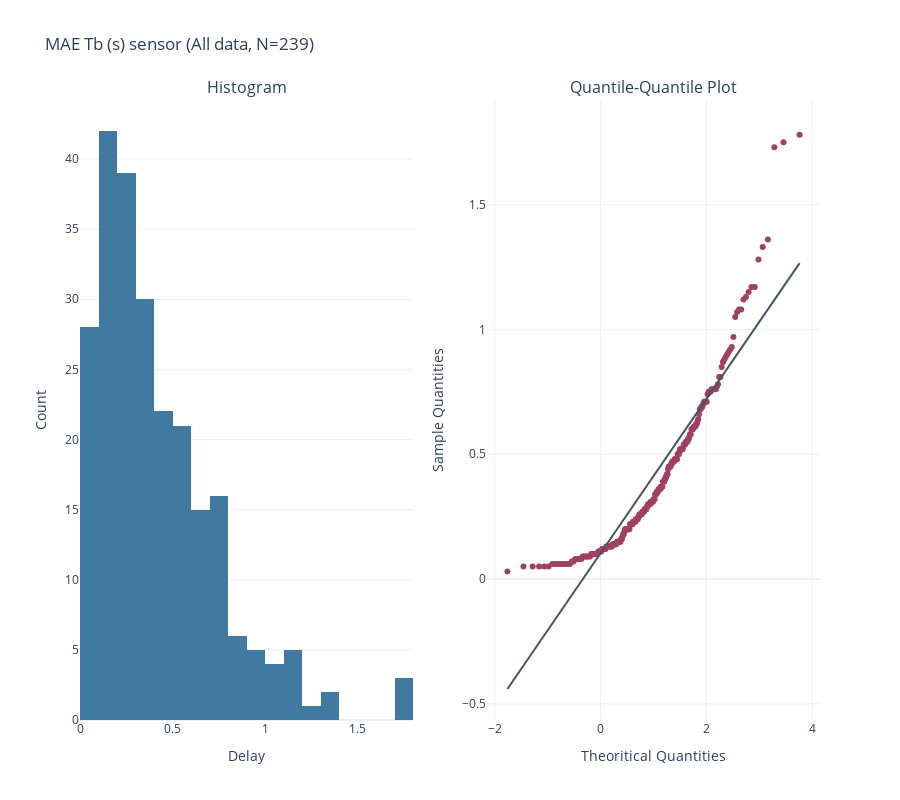
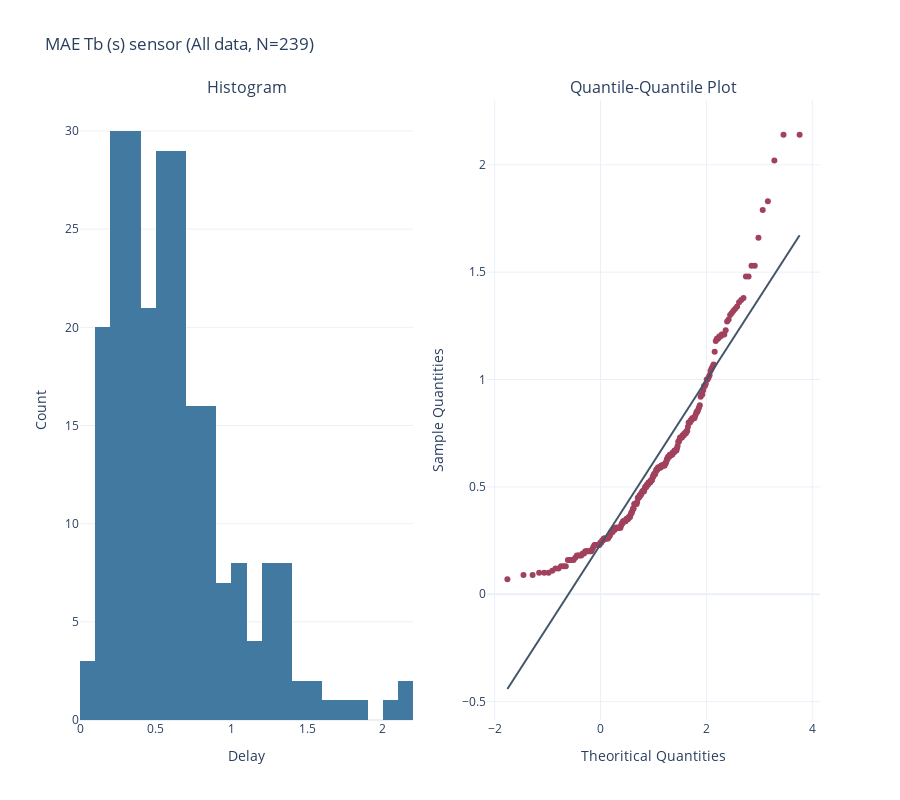

These figures' notebook cell, in order:
### Code cell
metric = "MAE Tb (s)"
normality_test(bp_mag[metric].str.split(" , ", expand=True).astype(float).iloc[:,0], sensor=metric, type="All data")
normality_test(bp_pzt[metric].str.split(" , ", expand=True).astype(float).iloc[:,0], sensor=metric, type="All data")

### Figure 1 — Plotly figure (JSON) as saved in the notebook; plotly's stock layout.template omitted (floating-point values rounded to 4 significant figures; data arrays with more than 128 entries replaced by an {"elided": "..."} marker saying what was removed)
{"data": [{"marker": {"color": "#4179A0"}, "type": "histogram", "x": {"elided": "239 float values"}, "xaxis": "x", "yaxis": "y"}, {"marker": {"color": "#A0415D"}, "mode": "markers", "type": "scatter", "x": {"elided": "239 float values"}, "xaxis": "x2", "y": {"elided": "239 float values"}, "yaxis": "y2"}, {"line": {"color": "#44546A"}, "mode": "lines", "type": "scatter", "x": [-1.759, 3.759], "xaxis": "x2", "y": [-0.4404, 1.266], "yaxis": "y2"}], "layout": {"annotations": [{"font": {"size": 16}, "showarrow": false, "text": "Histogram", "x": 0.225, "xanchor": "center", "xref": "paper", "y": 1, "yanchor": "bottom", "yref": "paper"}, {"font": {"size": 16}, "showarrow": false, "text": "Quantile-Quantile Plot", "x": 0.775, "xanchor": "center", "xref": "paper", "y": 1, "yanchor": "bottom", "yref": "paper"}], "height": 800, "showlegend": false, "title": {"text": "MAE Tb (s) sensor (All data, N=239)"}, "width": 900, "xaxis": {"anchor": "y", "domain": [0, 0.45], "title": {"text": "Delay"}, "zeroline": false}, "xaxis2": {"anchor": "y2", "domain": [0.55, 1], "title": {"text": "Theoritical Quantities"}, "zeroline": false}, "yaxis": {"anchor": "x", "domain": [0, 1], "title": {"text": "Count"}}, "yaxis2": {"anchor": "x2", "domain": [0, 1], "title": {"text": "Sample Quantities"}}}}

### Figure 2 — Plotly figure (JSON) as saved in the notebook; plotly's stock layout.template omitted (floating-point values rounded to 4 significant figures; data arrays with more than 128 entries replaced by an {"elided": "..."} marker saying what was removed)
{"data": [{"marker": {"color": "#4179A0"}, "type": "histogram", "x": {"elided": "239 float values"}, "xaxis": "x", "yaxis": "y"}, {"marker": {"color": "#A0415D"}, "mode": "markers", "type": "scatter", "x": {"elided": "239 float values"}, "xaxis": "x2", "y": {"elided": "239 float values"}, "yaxis": "y2"}, {"line": {"color": "#44546A"}, "mode": "lines", "type": "scatter", "x": [-1.759, 3.759], "xaxis": "x2", "y": [-0.4411, 1.672], "yaxis": "y2"}], "layout": {"annotations": [{"font": {"size": 16}, "showarrow": false, "text": "Histogram", "x": 0.225, "xanchor": "center", "xref": "paper", "y": 1, "yanchor": "bottom", "yref": "paper"}, {"font": {"size": 16}, "showarrow": false, "text": "Quantile-Quantile Plot", "x": 0.775, "xanchor": "center", "xref": "paper", "y": 1, "yanchor": "bottom", "yref": "paper"}], "height": 800, "showlegend": false, "title": {"text": "MAE Tb (s) sensor (All data, N=239)"}, "width": 900, "xaxis": {"anchor": "y", "domain": [0, 0.45], "title": {"text": "Delay"}, "zeroline": false}, "xaxis2": {"anchor": "y2", "domain": [0.55, 1], "title": {"text": "Theoritical Quantities"}, "zeroline": false}, "yaxis": {"anchor": "x", "domain": [0, 1], "title": {"text": "Count"}}, "yaxis2": {"anchor": "x2", "domain": [0, 1], "title": {"text": "Sample Quantities"}}}}
